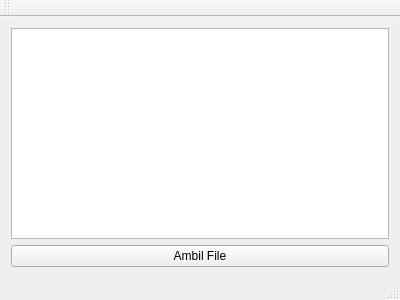
<?xml version="1.0" encoding="UTF-8"?>
<ui version="4.0">
 <class>MainWindow</class>
 <widget class="QMainWindow" name="MainWindow">
  <property name="geometry">
   <rect>
    <x>0</x>
    <y>0</y>
    <width>400</width>
    <height>300</height>
   </rect>
  </property>
  <property name="windowTitle">
   <string>MainWindow</string>
  </property>
  <widget class="QWidget" name="centralWidget">
   <layout class="QVBoxLayout" name="verticalLayout_2">
    <item>
     <layout class="QVBoxLayout" name="verticalLayout">
      <item>
       <widget class="QPlainTextEdit" name="plainTextEdit"/>
      </item>
      <item>
       <widget class="QPushButton" name="pushButton">
        <property name="text">
         <string>Ambil File</string>
        </property>
       </widget>
      </item>
     </layout>
    </item>
   </layout>
  </widget>
  <widget class="QMenuBar" name="menuBar">
   <property name="geometry">
    <rect>
     <x>0</x>
     <y>0</y>
     <width>400</width>
     <height>25</height>
    </rect>
   </property>
  </widget>
  <widget class="QToolBar" name="mainToolBar">
   <attribute name="toolBarArea">
    <enum>TopToolBarArea</enum>
   </attribute>
   <attribute name="toolBarBreak">
    <bool>false</bool>
   </attribute>
  </widget>
  <widget class="QStatusBar" name="statusBar"/>
 </widget>
 <layoutdefault spacing="6" margin="11"/>
 <resources/>
 <connections/>
</ui>
